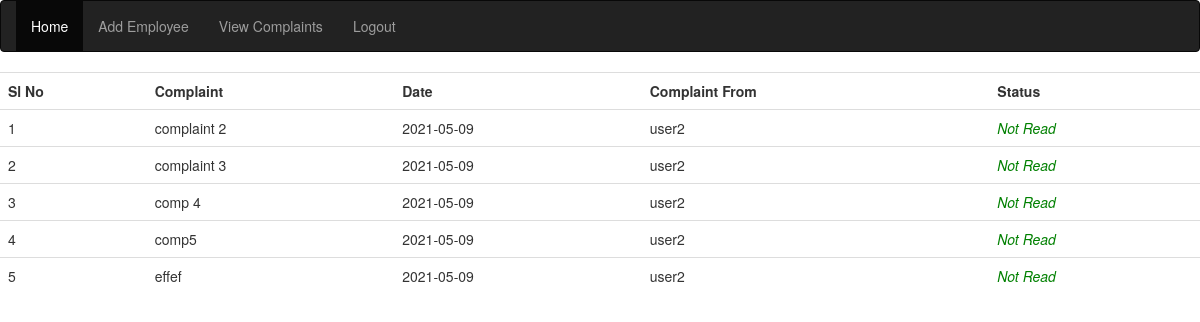
Screenshot of /adminComplaintViewEmp.php?v=8 (signed in) with the database file from the repository.
### tables this page shows
CREATE TABLE `complaints` (
  `cid` int(11) NOT NULL,
  `complaint` varchar(500) NOT NULL,
  `date` date NOT NULL,
  `time` time NOT NULL,
  `uid` int(11) NOT NULL,
  `eid` int(5) NOT NULL,
  `status` int(2) NOT NULL
);

CREATE TABLE `userreg` (
  `id` int(11) NOT NULL,
  `name` varchar(30) NOT NULL,
  `place` varchar(30) NOT NULL,
  `contact` int(12) NOT NULL,
  `lid` int(3) NOT NULL
);

### adminComplaintViewEmp.php (the view, shortened to what this page needs)
<?php
include 'db.php';
    $uid = $_GET['v'];
	$qry = "select * from complaints, userreg where complaints.uid = userreg.lid and complaints.eid = $uid";
    $r = mysqli_query($con,$qry);
    $count = 1;
?>
<!DOCTYPE html>
<html lang="en">
<head>
    <link rel="stylesheet" href="https://maxcdn.bootstrapcdn.com/bootstrap/3.4.1/css/bootstrap.min.css">
</head>
<body>
<nav class="navbar navbar-inverse">
  <div class="container-fluid">
    <ul class="nav navbar-nav">
      <li class="active"><a href="adminView.php">Home</a></li>
      <li><a href="employeeRegister.php">Add Employee</a></li>
      <li><a href="adminComplaintView.php">View Complaints</a></li>
      <li><a href="logout.php">Logout</a></li>
    </ul>
  </div>
</nav>
<?php  if (mysqli_num_rows($r)) { ?>
			<div>
				<table class="table table-hover">
                <tr>
                    <th>Sl No</th>
                    <th>Complaint</th>
                    <th>Date</th>
                    <th>Complaint From</th>
                    <th>Status</th>
				</tr>
			<div>
				<?php
        while ($row = mysqli_fetch_assoc($r)) {
            ?>
                <tr>
                    <td><?php echo $count?></td>
                    <td><?php echo $row['complaint']?></td>
                    <td><?php echo $row['date']?></td>
                    <td><?php echo $row['name']?></td>
                    <?php if($row['status'] == 3) {
                        echo"<td style='color:blue;'><b>Seen</b></td>";
                    } else {
                        echo"<td style='color:green;'><i>Not Read</i></td>";
                    } ?>
                </tr>
<?php
        $count++;}
    }else echo"<center><br><br><br><br><br><br><h2>No Complaints</h2></center>";
?>
					</table>
</body>
</html>

### rows the page displays
complaints: complaint "complaint 2", date "2021-05-09", userreg.name "user2", status "Not Read"
complaints: complaint "complaint 3", date "2021-05-09", userreg.name "user2", status "Not Read"
complaints: complaint "comp 4", date "2021-05-09", userreg.name "user2", status "Not Read"
complaints: complaint "comp5", date "2021-05-09", userreg.name "user2", status "Not Read"
complaints: complaint "effef", date "2021-05-09", userreg.name "user2", status "Not Read"
